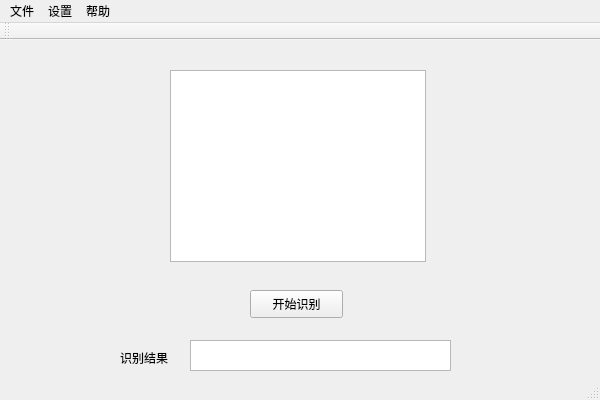
<?xml version="1.0" encoding="UTF-8"?>
<ui version="4.0">
 <class>QtGuiApplication1Class</class>
 <widget class="QMainWindow" name="QtGuiApplication1Class">
  <property name="geometry">
   <rect>
    <x>0</x>
    <y>0</y>
    <width>600</width>
    <height>400</height>
   </rect>
  </property>
  <property name="windowTitle">
   <string>QtGuiApplication1</string>
  </property>
  <widget class="QWidget" name="centralWidget">
   <widget class="QGraphicsView" name="graphicsView">
    <property name="geometry">
     <rect>
      <x>170</x>
      <y>30</y>
      <width>256</width>
      <height>192</height>
     </rect>
    </property>
   </widget>
   <widget class="QPushButton" name="recognizeButton">
    <property name="geometry">
     <rect>
      <x>250</x>
      <y>250</y>
      <width>93</width>
      <height>28</height>
     </rect>
    </property>
    <property name="text">
     <string>开始识别</string>
    </property>
   </widget>
   <widget class="QLabel" name="label">
    <property name="geometry">
     <rect>
      <x>120</x>
      <y>310</y>
      <width>72</width>
      <height>15</height>
     </rect>
    </property>
    <property name="text">
     <string>识别结果</string>
    </property>
   </widget>
   <widget class="QTextBrowser" name="recognizeResult">
    <property name="geometry">
     <rect>
      <x>190</x>
      <y>300</y>
      <width>261</width>
      <height>31</height>
     </rect>
    </property>
    <property name="styleSheet">
     <string notr="true">font: 11pt &quot;Consolas&quot;;</string>
    </property>
   </widget>
  </widget>
  <widget class="QMenuBar" name="menuBar">
   <property name="geometry">
    <rect>
     <x>0</x>
     <y>0</y>
     <width>600</width>
     <height>26</height>
    </rect>
   </property>
   <widget class="QMenu" name="menu">
    <property name="title">
     <string>文件</string>
    </property>
    <addaction name="importPicAction"/>
   </widget>
   <widget class="QMenu" name="menu_2">
    <property name="title">
     <string>设置</string>
    </property>
   </widget>
   <widget class="QMenu" name="menu_3">
    <property name="title">
     <string>帮助</string>
    </property>
   </widget>
   <addaction name="menu"/>
   <addaction name="menu_2"/>
   <addaction name="menu_3"/>
  </widget>
  <widget class="QToolBar" name="mainToolBar">
   <attribute name="toolBarArea">
    <enum>TopToolBarArea</enum>
   </attribute>
   <attribute name="toolBarBreak">
    <bool>false</bool>
   </attribute>
  </widget>
  <widget class="QStatusBar" name="statusBar"/>
  <action name="importPicAction">
   <property name="text">
    <string>导入图片</string>
   </property>
  </action>
 </widget>
 <layoutdefault spacing="6" margin="11"/>
 <resources>
  <include location="QtGuiApplication1.qrc"/>
 </resources>
 <connections/>
</ui>
